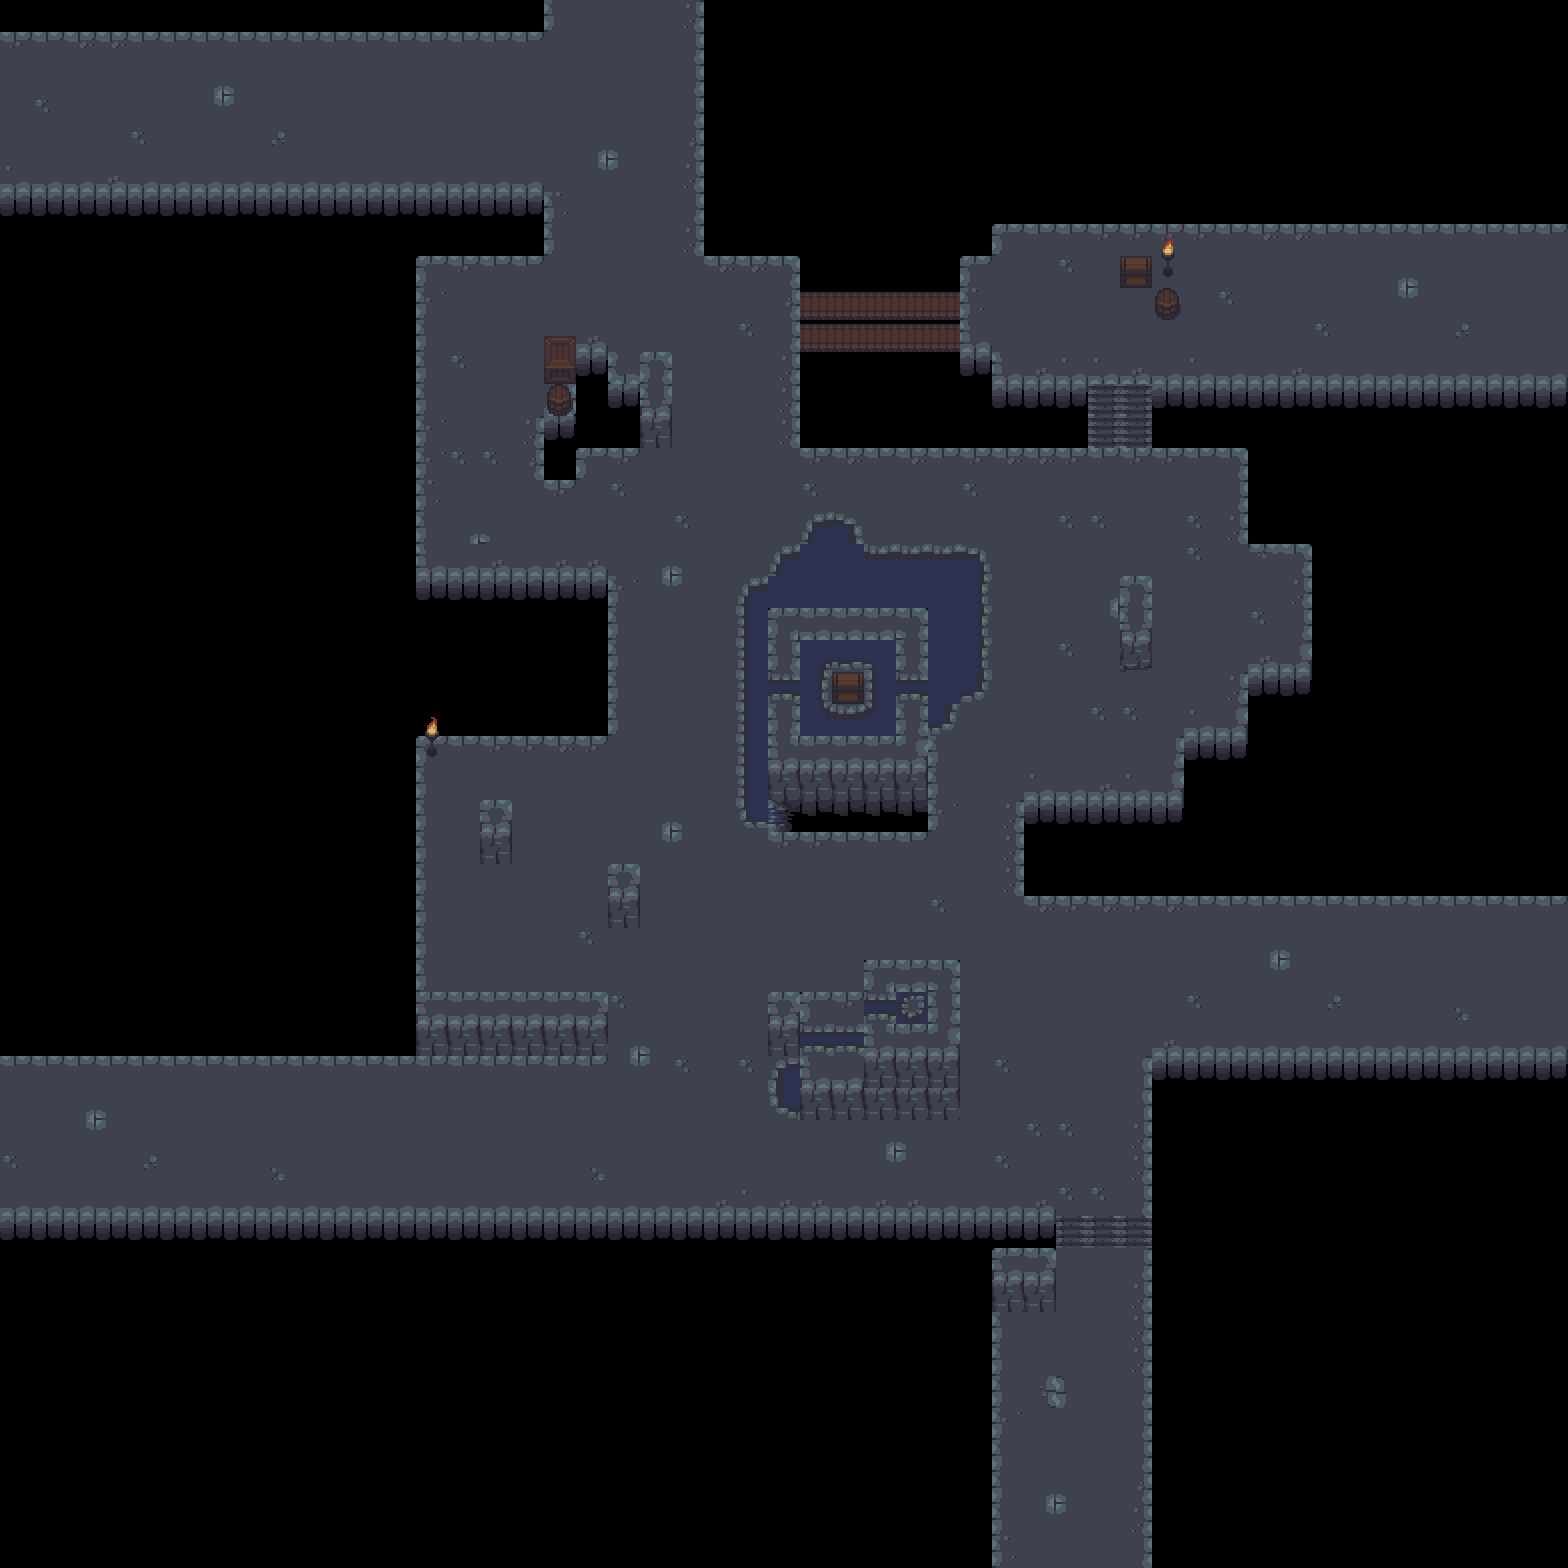

Below is a game level as drawn by its tile map, then a one-line description and the .tmx that defines it (tile-layer data replaced by summaries):
An orthogonal 49x49 tile map with 32x32 px tiles, 2 tile layers (Tile Layer 1, Tile Layer 2), 2 tilesets and 24 objects.

<map version="1.10" tiledversion="1.10.1" orientation="orthogonal" renderorder="right-down" width="49" height="49" tilewidth="32" tileheight="32" infinite="0" nextlayerid="8" nextobjectid="48">
 <tileset firstgid="1" source="../tileset/dungeon_tiles.tsx" />
 <tileset firstgid="553" source="../tileset/cave_tiles.tsx" />
 <layer id="1" name="Tile Layer 1" width="49" height="49">
  <data>[2401 cells, 2401 non-empty, 87 distinct tile ids]</data>
 </layer>
 <layer id="3" name="Tile Layer 2" width="49" height="49">
  <data>[2401 cells, 45 non-empty, 19 distinct tile ids]</data>
 </layer>
 <objectgroup id="2" name="HINT">
  <object id="3" x="0" y="1056">
   <properties>
    <property name="for" value="LEFT" />
    <property name="size" type="int" value="5" />
   </properties>
   <point />
  </object>
  <object id="47" x="0" y="32">
   <properties>
    <property name="for" value="LEFT" />
    <property name="size" type="int" value="5" />
   </properties>
   <point />
  </object>
  <object id="42" x="544" y="0">
   <properties>
    <property name="for" value="TOP" />
    <property name="size" type="int" value="5" />
   </properties>
   <point />
  </object>
  <object id="44" x="992" y="1568">
   <properties>
    <property name="for" value="BOTTOM" />
    <property name="size" type="int" value="5" />
   </properties>
   <point />
  </object>
  <object id="43" x="1568" y="224">
   <properties>
    <property name="for" value="RIGHT" />
    <property name="size" type="int" value="5" />
   </properties>
   <point />
  </object>
  <object id="46" x="1568" y="896">
   <properties>
    <property name="for" value="RIGHT" />
    <property name="size" type="int" value="5" />
   </properties>
   <point />
  </object>
 </objectgroup>
 <objectgroup color="#00ff00" id="4" name="PAPERS">
  <object id="8" x="480" y="448">
   <point />
  </object>
  <object id="10" x="608" y="320">
   <point />
  </object>
  <object id="13" x="1088" y="736">
   <point />
  </object>
  <object id="14" x="1024" y="544">
   <point />
  </object>
  <object id="15" x="1248" y="640">
   <point />
  </object>
  <object id="17" x="992" y="928">
   <point />
  </object>
  <object id="18" x="896" y="1184">
   <point />
  </object>
  <object id="20" x="736" y="928">
   <point />
  </object>
  <object id="21" x="512" y="960">
   <point />
  </object>
  <object id="22" x="672" y="704">
   <point />
  </object>
  <object id="23" x="704" y="512">
   <point />
  </object>
 </objectgroup>
 <objectgroup color="#ff0000" id="7" name="POWERS">
  <object id="41" x="864" y="928">
   <point />
  </object>
 </objectgroup>
 <objectgroup color="#ff00ff" id="5" name="MEDKITS">
  <object id="30" x="576" y="832">
   <point />
  </object>
 </objectgroup>
 <objectgroup color="#000000" id="6" name="ENEMIES">
  <object id="36" x="512" y="1152">
   <point />
  </object>
  <object id="37" x="736" y="352">
   <point />
  </object>
  <object id="38" x="320" y="128">
   <point />
  </object>
  <object id="39" x="1216" y="992">
   <point />
  </object>
  <object id="40" x="1312" y="320">
   <point />
  </object>
 </objectgroup>
</map>
